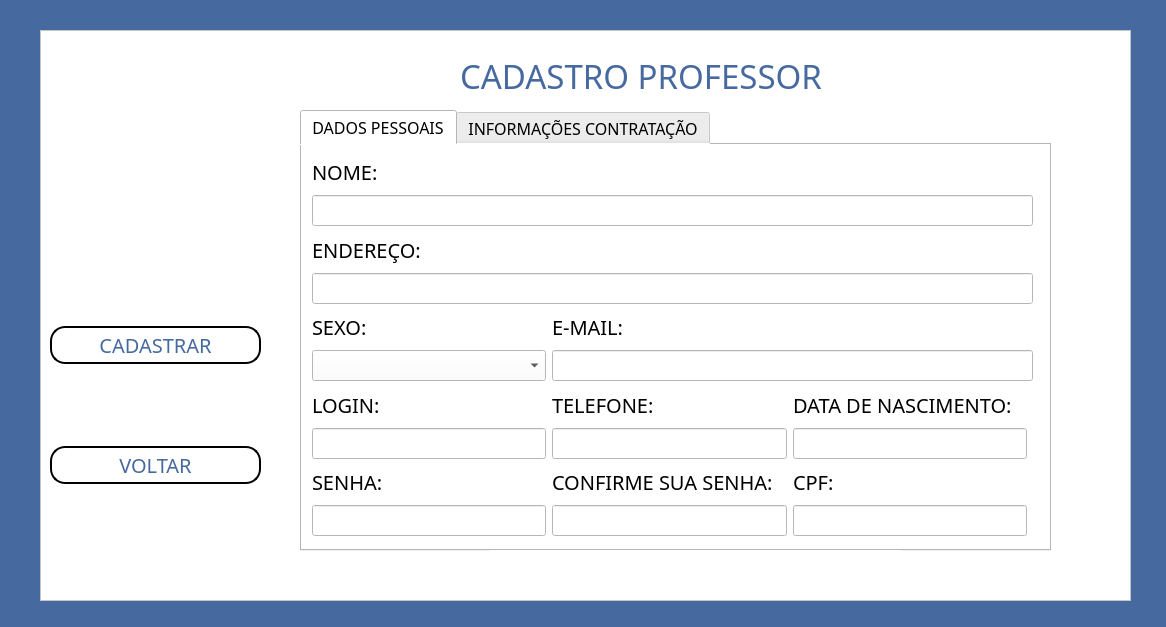
<?xml version="1.0" encoding="UTF-8"?>
<ui version="4.0">
 <class>tela_cadastro_professor</class>
 <widget class="QMainWindow" name="tela_cadastro_professor">
  <property name="geometry">
   <rect>
    <x>0</x>
    <y>0</y>
    <width>1166</width>
    <height>627</height>
   </rect>
  </property>
  <property name="windowTitle">
   <string>Sistema de Cadastro Professor</string>
  </property>
  <property name="windowIcon">
   <iconset>
    <normaloff>imagens/diplomado.png</normaloff>imagens/diplomado.png</iconset>
  </property>
  <property name="styleSheet">
   <string notr="true">background-color:rgb(70, 105, 159);</string>
  </property>
  <widget class="QWidget" name="centralwidget">
   <widget class="QFrame" name="frame">
    <property name="geometry">
     <rect>
      <x>40</x>
      <y>30</y>
      <width>1091</width>
      <height>571</height>
     </rect>
    </property>
    <property name="styleSheet">
     <string notr="true">background-color: rgb(255, 255, 255);</string>
    </property>
    <property name="frameShape">
     <enum>QFrame::StyledPanel</enum>
    </property>
    <property name="frameShadow">
     <enum>QFrame::Raised</enum>
    </property>
    <widget class="QTabWidget" name="tabWidget">
     <property name="geometry">
      <rect>
       <x>260</x>
       <y>80</y>
       <width>751</width>
       <height>441</height>
      </rect>
     </property>
     <property name="maximumSize">
      <size>
       <width>751</width>
       <height>16777215</height>
      </size>
     </property>
     <property name="font">
      <font>
       <family>Bodoni MT</family>
       <pointsize>12</pointsize>
      </font>
     </property>
     <property name="currentIndex">
      <number>0</number>
     </property>
     <widget class="QWidget" name="tab">
      <attribute name="title">
       <string>DADOS PESSOAIS</string>
      </attribute>
      <widget class="QWidget" name="layoutWidget">
       <property name="geometry">
        <rect>
         <x>10</x>
         <y>10</y>
         <width>721</width>
         <height>381</height>
        </rect>
       </property>
       <layout class="QGridLayout" name="gridLayout">
        <item row="1" column="0" colspan="4">
         <widget class="QLineEdit" name="lineEditNome">
          <property name="font">
           <font>
            <family>Bodoni MT</family>
            <pointsize>12</pointsize>
            <weight>50</weight>
            <bold>false</bold>
           </font>
          </property>
          <property name="styleSheet">
           <string notr="true">background-color:rgb(255, 255, 255);
border-radius:12px;
border-style:outset;
border-width:2px;
border-color:rgb(70, 105, 159);
color:rgb(70, 105, 159)
;
LineEdit {
    background-color: transparent;
    border: 1px solid black;
    border-radius: 2px;
    padding: 5px;
}</string>
          </property>
          <property name="text">
           <string/>
          </property>
          <property name="placeholderText">
           <string/>
          </property>
         </widget>
        </item>
        <item row="3" column="0" colspan="4">
         <widget class="QLineEdit" name="lineEditEndereco">
          <property name="font">
           <font>
            <family>Bodoni MT</family>
            <pointsize>12</pointsize>
            <weight>50</weight>
            <bold>false</bold>
           </font>
          </property>
          <property name="styleSheet">
           <string notr="true">background-color:rgb(255, 255, 255);
border-radius:12px;
border-style:outset;
border-width:2px;
border-color:rgb(70, 105, 159);
color:rgb(70, 105, 159)
;
LineEdit {
    background-color: transparent;
    border: 1px solid black;
    border-radius: 2px;
    padding: 5px;
}</string>
          </property>
          <property name="text">
           <string/>
          </property>
          <property name="placeholderText">
           <string/>
          </property>
         </widget>
        </item>
        <item row="2" column="0" colspan="2">
         <widget class="QLabel" name="label_38">
          <property name="font">
           <font>
            <family>Bodoni MT</family>
            <pointsize>15</pointsize>
            <weight>50</weight>
            <bold>false</bold>
           </font>
          </property>
          <property name="styleSheet">
           <string notr="true">background-color: transparent;</string>
          </property>
          <property name="text">
           <string>ENDEREÇO:</string>
          </property>
         </widget>
        </item>
        <item row="0" column="0">
         <widget class="QLabel" name="label_40">
          <property name="font">
           <font>
            <family>Bodoni MT</family>
            <pointsize>15</pointsize>
            <weight>50</weight>
            <bold>false</bold>
           </font>
          </property>
          <property name="styleSheet">
           <string notr="true">background-color: transparent;</string>
          </property>
          <property name="text">
           <string>NOME:</string>
          </property>
         </widget>
        </item>
        <item row="9" column="0">
         <widget class="QLabel" name="label_44">
          <property name="font">
           <font>
            <family>Bodoni MT</family>
            <pointsize>15</pointsize>
            <weight>50</weight>
            <bold>false</bold>
           </font>
          </property>
          <property name="styleSheet">
           <string notr="true">background-color: transparent;</string>
          </property>
          <property name="text">
           <string>SENHA:</string>
          </property>
         </widget>
        </item>
        <item row="4" column="0">
         <widget class="QLabel" name="label_41">
          <property name="font">
           <font>
            <family>Bodoni MT</family>
            <pointsize>15</pointsize>
            <weight>50</weight>
            <bold>false</bold>
           </font>
          </property>
          <property name="styleSheet">
           <string notr="true">background-color: transparent;</string>
          </property>
          <property name="text">
           <string>SEXO:</string>
          </property>
         </widget>
        </item>
        <item row="5" column="0">
         <widget class="QComboBox" name="comboBoxSexo">
          <property name="font">
           <font>
            <family>Bodoni MT</family>
            <pointsize>12</pointsize>
            <weight>50</weight>
            <bold>false</bold>
           </font>
          </property>
          <property name="styleSheet">
           <string notr="true">background-color:rgb(255, 255, 255);
border-radius:12px;
border-style:outset;
border-width:2px;
border-color:rgb(70, 105, 159);
color:rgb(70, 105, 159)
;
LineEdit {
    background-color: transparent;
    border: 1px solid black;
    border-radius: 2px;
    padding: 5px;
}</string>
          </property>
          <item>
           <property name="text">
            <string/>
           </property>
          </item>
          <item>
           <property name="text">
            <string>MASCULINO</string>
           </property>
          </item>
          <item>
           <property name="text">
            <string>FEMININO</string>
           </property>
          </item>
          <item>
           <property name="text">
            <string>OUTROS</string>
           </property>
          </item>
          <item>
           <property name="text">
            <string>NÃO QUERO DECLARAR</string>
           </property>
          </item>
         </widget>
        </item>
        <item row="4" column="1">
         <widget class="QLabel" name="label_43">
          <property name="font">
           <font>
            <family>Bodoni MT</family>
            <pointsize>15</pointsize>
            <weight>50</weight>
            <bold>false</bold>
           </font>
          </property>
          <property name="styleSheet">
           <string notr="true">background-color: transparent;</string>
          </property>
          <property name="text">
           <string>E-MAIL:</string>
          </property>
         </widget>
        </item>
        <item row="5" column="1" colspan="3">
         <widget class="QLineEdit" name="lineEditEmail">
          <property name="font">
           <font>
            <family>Bodoni MT</family>
            <pointsize>12</pointsize>
            <weight>50</weight>
            <bold>false</bold>
           </font>
          </property>
          <property name="styleSheet">
           <string notr="true">background-color:rgb(255, 255, 255);
border-radius:12px;
border-style:outset;
border-width:2px;
border-color:rgb(70, 105, 159);
color:rgb(70, 105, 159)
;
LineEdit {
    background-color: transparent;
    border: 1px solid black;
    border-radius: 2px;
    padding: 5px;
}</string>
          </property>
          <property name="text">
           <string/>
          </property>
          <property name="placeholderText">
           <string/>
          </property>
         </widget>
        </item>
        <item row="9" column="1">
         <widget class="QLabel" name="label_45">
          <property name="font">
           <font>
            <family>Bodoni MT</family>
            <pointsize>15</pointsize>
            <weight>50</weight>
            <bold>false</bold>
           </font>
          </property>
          <property name="styleSheet">
           <string notr="true">background-color: transparent;</string>
          </property>
          <property name="text">
           <string>CONFIRME SUA SENHA:</string>
          </property>
         </widget>
        </item>
        <item row="9" column="2">
         <widget class="QLabel" name="label_39">
          <property name="font">
           <font>
            <family>Bodoni MT</family>
            <pointsize>15</pointsize>
            <weight>50</weight>
            <bold>false</bold>
           </font>
          </property>
          <property name="styleSheet">
           <string notr="true">background-color: transparent;</string>
          </property>
          <property name="text">
           <string>CPF:</string>
          </property>
         </widget>
        </item>
        <item row="10" column="0">
         <widget class="QLineEdit" name="lineEditSenha">
          <property name="font">
           <font>
            <family>Bodoni MT</family>
            <pointsize>12</pointsize>
            <weight>50</weight>
            <bold>false</bold>
           </font>
          </property>
          <property name="styleSheet">
           <string notr="true">background-color:rgb(255, 255, 255);
border-radius:12px;
border-style:outset;
border-width:2px;
border-color:rgb(70, 105, 159);
color:rgb(70, 105, 159)
;
LineEdit {
    background-color: transparent;
    border: 1px solid black;
    border-radius: 2px;
    padding: 5px;
}</string>
          </property>
          <property name="text">
           <string/>
          </property>
          <property name="placeholderText">
           <string/>
          </property>
         </widget>
        </item>
        <item row="10" column="1">
         <widget class="QLineEdit" name="lineEditCsenha">
          <property name="font">
           <font>
            <family>Bodoni MT</family>
            <pointsize>12</pointsize>
            <weight>50</weight>
            <bold>false</bold>
           </font>
          </property>
          <property name="styleSheet">
           <string notr="true">background-color:rgb(255, 255, 255);
border-radius:12px;
border-style:outset;
border-width:2px;
border-color:rgb(70, 105, 159);
color:rgb(70, 105, 159)
;
LineEdit {
    background-color: transparent;
    border: 1px solid black;
    border-radius: 2px;
    padding: 5px;
}</string>
          </property>
          <property name="text">
           <string/>
          </property>
          <property name="placeholderText">
           <string/>
          </property>
         </widget>
        </item>
        <item row="10" column="2">
         <widget class="QLineEdit" name="lineEditCpf">
          <property name="font">
           <font>
            <family>Bodoni MT</family>
            <pointsize>12</pointsize>
            <weight>50</weight>
            <bold>false</bold>
           </font>
          </property>
          <property name="styleSheet">
           <string notr="true">background-color:rgb(255, 255, 255);
border-radius:12px;
border-style:outset;
border-width:2px;
border-color:rgb(70, 105, 159);
color:rgb(70, 105, 159)
;
LineEdit {
    background-color: transparent;
    border: 1px solid black;
    border-radius: 2px;
    padding: 5px;
}</string>
          </property>
          <property name="text">
           <string/>
          </property>
          <property name="placeholderText">
           <string/>
          </property>
         </widget>
        </item>
        <item row="8" column="0">
         <widget class="QLineEdit" name="lineEditLogin">
          <property name="font">
           <font>
            <family>Bodoni MT</family>
            <pointsize>12</pointsize>
            <weight>50</weight>
            <bold>false</bold>
           </font>
          </property>
          <property name="styleSheet">
           <string notr="true">background-color:rgb(255, 255, 255);
border-radius:12px;
border-style:outset;
border-width:2px;
border-color:rgb(70, 105, 159);
color:rgb(70, 105, 159)
;
LineEdit {
    background-color: transparent;
    border: 1px solid black;
    border-radius: 2px;
    padding: 5px;
}</string>
          </property>
          <property name="text">
           <string/>
          </property>
          <property name="placeholderText">
           <string/>
          </property>
         </widget>
        </item>
        <item row="7" column="0">
         <widget class="QLabel" name="label_42">
          <property name="font">
           <font>
            <family>Bodoni MT</family>
            <pointsize>15</pointsize>
            <weight>50</weight>
            <bold>false</bold>
           </font>
          </property>
          <property name="styleSheet">
           <string notr="true">background-color: transparent;</string>
          </property>
          <property name="text">
           <string>LOGIN:</string>
          </property>
         </widget>
        </item>
        <item row="7" column="1">
         <widget class="QLabel" name="label_37">
          <property name="font">
           <font>
            <family>Bodoni MT</family>
            <pointsize>15</pointsize>
            <weight>50</weight>
            <bold>false</bold>
           </font>
          </property>
          <property name="styleSheet">
           <string notr="true">background-color: transparent;</string>
          </property>
          <property name="text">
           <string>TELEFONE:</string>
          </property>
         </widget>
        </item>
        <item row="8" column="1">
         <widget class="QLineEdit" name="lineEditTelefone">
          <property name="font">
           <font>
            <family>Bodoni MT</family>
            <pointsize>12</pointsize>
            <weight>50</weight>
            <bold>false</bold>
           </font>
          </property>
          <property name="styleSheet">
           <string notr="true">background-color:rgb(255, 255, 255);
border-radius:12px;
border-style:outset;
border-width:2px;
border-color:rgb(70, 105, 159);
color:rgb(70, 105, 159)
;
LineEdit {
    background-color: transparent;
    border: 1px solid black;
    border-radius: 2px;
    padding: 5px;
}</string>
          </property>
          <property name="text">
           <string/>
          </property>
          <property name="placeholderText">
           <string/>
          </property>
         </widget>
        </item>
        <item row="7" column="2">
         <widget class="QLabel" name="label_36">
          <property name="font">
           <font>
            <family>Bodoni MT</family>
            <pointsize>15</pointsize>
            <weight>50</weight>
            <bold>false</bold>
           </font>
          </property>
          <property name="styleSheet">
           <string notr="true">background-color: transparent;</string>
          </property>
          <property name="text">
           <string>DATA DE NASCIMENTO:</string>
          </property>
         </widget>
        </item>
        <item row="8" column="2">
         <widget class="QLineEdit" name="lineEditNascimento">
          <property name="font">
           <font>
            <family>Bodoni MT</family>
            <pointsize>12</pointsize>
            <weight>50</weight>
            <bold>false</bold>
           </font>
          </property>
          <property name="styleSheet">
           <string notr="true">background-color:rgb(255, 255, 255);
border-radius:12px;
border-style:outset;
border-width:2px;
border-color:rgb(70, 105, 159);
color:rgb(70, 105, 159)
;
LineEdit {
    background-color: transparent;
    border: 1px solid black;
    border-radius: 2px;
    padding: 5px;
}</string>
          </property>
          <property name="text">
           <string/>
          </property>
          <property name="placeholderText">
           <string/>
          </property>
         </widget>
        </item>
       </layout>
      </widget>
     </widget>
     <widget class="QWidget" name="widget">
      <attribute name="title">
       <string>INFORMAÇÕES CONTRATAÇÃO</string>
      </attribute>
      <widget class="QWidget" name="layoutWidget">
       <property name="geometry">
        <rect>
         <x>30</x>
         <y>20</y>
         <width>671</width>
         <height>261</height>
        </rect>
       </property>
       <layout class="QGridLayout" name="gridLayout_2">
        <item row="0" column="0">
         <widget class="QLabel" name="label_46">
          <property name="font">
           <font>
            <family>Bodoni MT</family>
            <pointsize>12</pointsize>
           </font>
          </property>
          <property name="styleSheet">
           <string notr="true">background-color: transparent;</string>
          </property>
          <property name="text">
           <string>DATA DE ADMISSÃO:</string>
          </property>
         </widget>
        </item>
        <item row="0" column="1">
         <widget class="QLabel" name="label_49">
          <property name="font">
           <font>
            <family>Bodoni MT</family>
            <pointsize>12</pointsize>
           </font>
          </property>
          <property name="styleSheet">
           <string notr="true">background-color: transparent;</string>
          </property>
          <property name="text">
           <string>CARGA HORÁRIA DE AULAS SEMANAIS:</string>
          </property>
         </widget>
        </item>
        <item row="1" column="0">
         <widget class="QLineEdit" name="lineEditAdmissao">
          <property name="font">
           <font>
            <family>Bodoni MT</family>
            <pointsize>12</pointsize>
           </font>
          </property>
          <property name="styleSheet">
           <string notr="true">background-color:rgb(255, 255, 255);
border-radius:12px;
border-style:outset;
border-width:2px;
border-color:rgb(70, 105, 159);
color:rgb(70, 105, 159)
;
LineEdit {
    background-color: transparent;
    border: 1px solid black;
    border-radius: 2px;
    padding: 5px;
}</string>
          </property>
          <property name="text">
           <string/>
          </property>
          <property name="placeholderText">
           <string/>
          </property>
         </widget>
        </item>
        <item row="1" column="1">
         <widget class="QLineEdit" name="lineEditCargaHoraria">
          <property name="font">
           <font>
            <family>Bodoni MT</family>
            <pointsize>12</pointsize>
           </font>
          </property>
          <property name="styleSheet">
           <string notr="true">background-color:rgb(255, 255, 255);
border-radius:12px;
border-style:outset;
border-width:2px;
border-color:rgb(70, 105, 159);
color:rgb(70, 105, 159)
;
LineEdit {
    background-color: transparent;
    border: 1px solid black;
    border-radius: 2px;
    padding: 5px;
}</string>
          </property>
          <property name="text">
           <string/>
          </property>
          <property name="placeholderText">
           <string/>
          </property>
         </widget>
        </item>
        <item row="2" column="0">
         <widget class="QLabel" name="label_48">
          <property name="font">
           <font>
            <family>Bodoni MT</family>
            <pointsize>12</pointsize>
           </font>
          </property>
          <property name="styleSheet">
           <string notr="true">background-color: transparent;</string>
          </property>
          <property name="text">
           <string>SALÁRIO:</string>
          </property>
         </widget>
        </item>
        <item row="2" column="1">
         <widget class="QLabel" name="label_47">
          <property name="font">
           <font>
            <family>Bodoni MT</family>
            <pointsize>12</pointsize>
           </font>
          </property>
          <property name="styleSheet">
           <string notr="true">background-color: transparent;</string>
          </property>
          <property name="text">
           <string>DISCIPLINA MINISTRADA:</string>
          </property>
         </widget>
        </item>
        <item row="3" column="0">
         <widget class="QLineEdit" name="lineEditSalario">
          <property name="font">
           <font>
            <family>Bodoni MT</family>
            <pointsize>12</pointsize>
           </font>
          </property>
          <property name="styleSheet">
           <string notr="true">background-color:rgb(255, 255, 255);
border-radius:12px;
border-style:outset;
border-width:2px;
border-color:rgb(70, 105, 159);
color:rgb(70, 105, 159)
;
LineEdit {
    background-color: transparent;
    border: 1px solid black;
    border-radius: 2px;
    padding: 5px;
}</string>
          </property>
          <property name="text">
           <string/>
          </property>
          <property name="placeholderText">
           <string/>
          </property>
         </widget>
        </item>
        <item row="3" column="1">
         <widget class="QComboBox" name="comboBoxDisciplina">
          <property name="font">
           <font>
            <family>Bodoni MT</family>
            <pointsize>12</pointsize>
           </font>
          </property>
          <property name="styleSheet">
           <string notr="true">background-color:rgb(255, 255, 255);
border-radius:12px;
border-style:outset;
border-width:2px;
border-color:rgb(70, 105, 159);
color:rgb(70, 105, 159)
;
LineEdit {
    background-color: transparent;
    border: 1px solid black;
    border-radius: 2px;
    padding: 5px;
}</string>
          </property>
          <item>
           <property name="text">
            <string/>
           </property>
          </item>
          <item>
           <property name="text">
            <string>LINGUA PORTUGUESA</string>
           </property>
          </item>
          <item>
           <property name="text">
            <string>MATEMÁTICA</string>
           </property>
          </item>
          <item>
           <property name="text">
            <string>BIOLOGIA</string>
           </property>
          </item>
          <item>
           <property name="text">
            <string>FÍSICA</string>
           </property>
          </item>
          <item>
           <property name="text">
            <string>QUÍMICA</string>
           </property>
          </item>
          <item>
           <property name="text">
            <string>HISTÓRIA</string>
           </property>
          </item>
          <item>
           <property name="text">
            <string>GEOGRAFIA</string>
           </property>
          </item>
          <item>
           <property name="text">
            <string>SOCIOLOGIA</string>
           </property>
          </item>
          <item>
           <property name="text">
            <string>FILOSOFIA</string>
           </property>
          </item>
          <item>
           <property name="text">
            <string>EDUCAÇAO FÍSICA</string>
           </property>
          </item>
          <item>
           <property name="text">
            <string>ENSINO DAS ARTES</string>
           </property>
          </item>
         </widget>
        </item>
        <item row="4" column="0">
         <widget class="QLabel" name="label_50">
          <property name="font">
           <font>
            <family>Bodoni MT</family>
            <pointsize>12</pointsize>
           </font>
          </property>
          <property name="styleSheet">
           <string notr="true">background-color: transparent;</string>
          </property>
          <property name="text">
           <string>TURNO:</string>
          </property>
         </widget>
        </item>
        <item row="5" column="0">
         <widget class="QComboBox" name="comboBox_turno">
          <property name="font">
           <font>
            <family>Bodoni MT</family>
            <pointsize>12</pointsize>
           </font>
          </property>
          <property name="styleSheet">
           <string notr="true">background-color:rgb(255, 255, 255);
border-radius:12px;
border-style:outset;
border-width:2px;
border-color:rgb(70, 105, 159);
color:rgb(70, 105, 159)
;
LineEdit {
    background-color: transparent;
    border: 1px solid black;
    border-radius: 2px;
    padding: 5px;
}</string>
          </property>
          <item>
           <property name="text">
            <string/>
           </property>
          </item>
          <item>
           <property name="text">
            <string>MANHÃ</string>
           </property>
          </item>
          <item>
           <property name="text">
            <string>TARDE</string>
           </property>
          </item>
          <item>
           <property name="text">
            <string>NOITE</string>
           </property>
          </item>
         </widget>
        </item>
       </layout>
      </widget>
     </widget>
    </widget>
    <widget class="QLabel" name="label">
     <property name="geometry">
      <rect>
       <x>420</x>
       <y>20</y>
       <width>411</width>
       <height>51</height>
      </rect>
     </property>
     <property name="font">
      <font>
       <family>Bodoni MT</family>
       <pointsize>25</pointsize>
       <weight>50</weight>
       <bold>false</bold>
      </font>
     </property>
     <property name="styleSheet">
      <string notr="true">COLOR:rgb(70, 105, 159)</string>
     </property>
     <property name="text">
      <string>CADASTRO PROFESSOR</string>
     </property>
    </widget>
    <widget class="QLabel" name="label_4">
     <property name="geometry">
      <rect>
       <x>450</x>
       <y>520</y>
       <width>411</width>
       <height>31</height>
      </rect>
     </property>
     <property name="font">
      <font>
       <family>Bodoni MT</family>
       <pointsize>10</pointsize>
      </font>
     </property>
     <property name="styleSheet">
      <string notr="true">BACKGROUND-COLOR:rgb(255, 255, 255);
COLOR:rgb(70, 105, 159)</string>
     </property>
     <property name="text">
      <string/>
     </property>
    </widget>
    <widget class="QLabel" name="label_2">
     <property name="geometry">
      <rect>
       <x>10</x>
       <y>10</y>
       <width>241</width>
       <height>211</height>
      </rect>
     </property>
     <property name="text">
      <string/>
     </property>
     <property name="pixmap">
      <pixmap>imagens/LOGO_UNIVERS.png</pixmap>
     </property>
     <property name="scaledContents">
      <bool>true</bool>
     </property>
    </widget>
    <widget class="QWidget" name="layoutWidget">
     <property name="geometry">
      <rect>
       <x>10</x>
       <y>220</y>
       <width>211</width>
       <height>311</height>
      </rect>
     </property>
     <layout class="QVBoxLayout" name="verticalLayout">
      <item>
       <widget class="QPushButton" name="botao_cadastrar_professor">
        <property name="font">
         <font>
          <family>Bodoni MT</family>
          <pointsize>15</pointsize>
          <weight>50</weight>
          <bold>false</bold>
         </font>
        </property>
        <property name="cursor">
         <cursorShape>UpArrowCursor</cursorShape>
        </property>
        <property name="styleSheet">
         <string notr="true">QPushButton{
color: rgb(70, 105, 159);
}

QPushButton{
background-color: rgb(255, 255, 255)
}

QPushButton:hover{
	background-color: lightblue
}

QPushButton{
border:2px solid black;
border-radius: 15px;
padding: 3px;
}</string>
        </property>
        <property name="text">
         <string>CADASTRAR</string>
        </property>
        <property name="icon">
         <iconset>
          <normaloff>../DESING/19224431551684926350-32.png</normaloff>../DESING/19224431551684926350-32.png</iconset>
        </property>
        <property name="iconSize">
         <size>
          <width>30</width>
          <height>30</height>
         </size>
        </property>
       </widget>
      </item>
      <item>
       <widget class="QPushButton" name="botao_voltar">
        <property name="font">
         <font>
          <family>Bodoni MT</family>
          <pointsize>15</pointsize>
          <weight>50</weight>
          <bold>false</bold>
         </font>
        </property>
        <property name="cursor">
         <cursorShape>UpArrowCursor</cursorShape>
        </property>
        <property name="styleSheet">
         <string notr="true">QPushButton{
color: rgb(70, 105, 159);
}

QPushButton{
background-color: rgb(255, 255, 255)
}

QPushButton:hover{
	background-color: lightblue
}

QPushButton{
border:2px solid black;
border-radius: 15px;
padding: 3px;
}</string>
        </property>
        <property name="text">
         <string>VOLTAR</string>
        </property>
        <property name="icon">
         <iconset>
          <normaloff>../DESING/9868474931649315515-128.png</normaloff>../DESING/9868474931649315515-128.png</iconset>
        </property>
        <property name="iconSize">
         <size>
          <width>30</width>
          <height>30</height>
         </size>
        </property>
       </widget>
      </item>
     </layout>
    </widget>
   </widget>
  </widget>
 </widget>
 <resources/>
 <connections/>
</ui>
